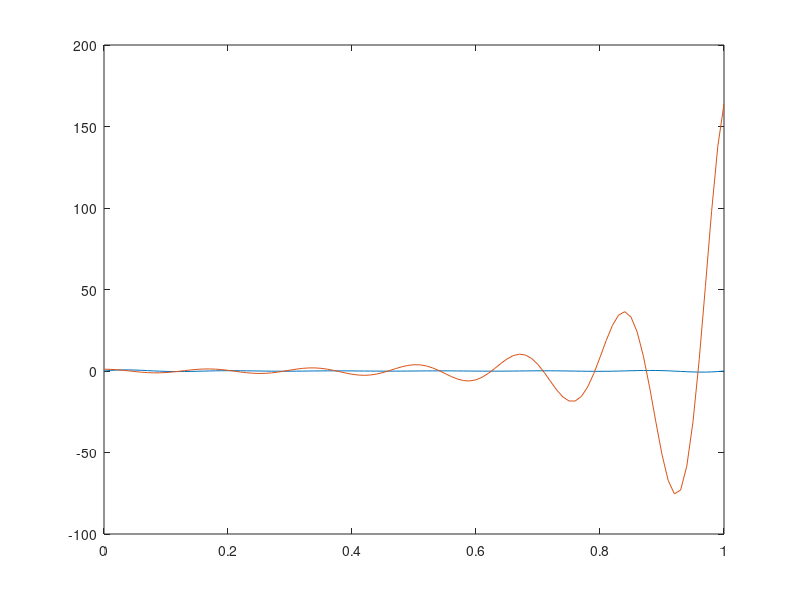
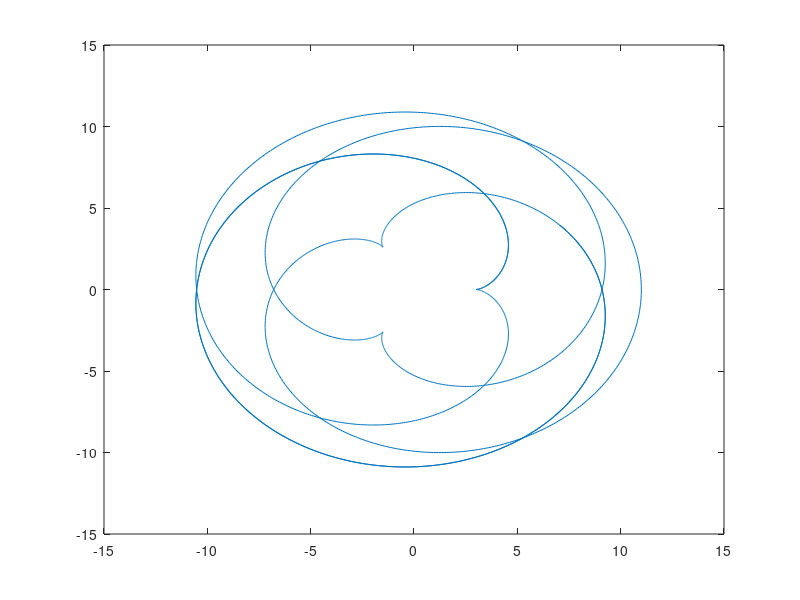
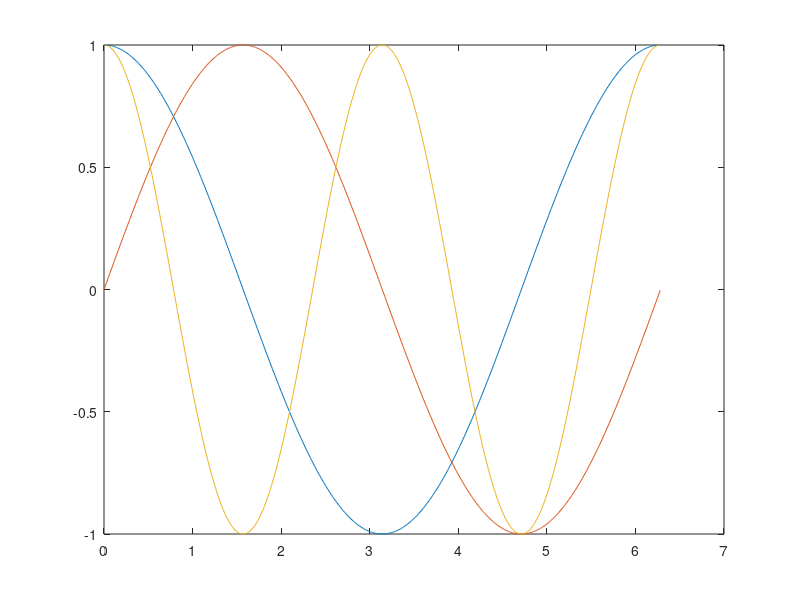
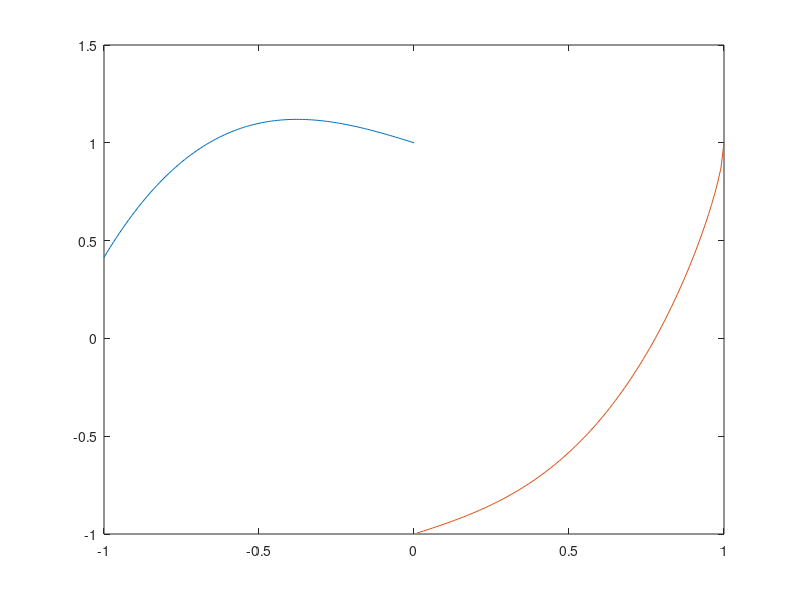

Write the MATLAB code that produced these figures, in order.
% Problem 1.2p1 = [2 -5 8];x = 2;polyval(p1,x)% Problem 2.2p2 = [1 -5 -17 21];roots(p2)% Problem 1.3figure(1)x = 0: 0.01 : 1;y1 = exp(10 * x .* (x-1)) .* sin(12 * pi * x);plot(x,y1)y2 = 3* exp((5 * x .^ 2) - 1) .* cos(12 * pi * x);hold onplot(x,y2);hold off% Problem 2.3figure(2)a = 3;b = 4;t = 0: 0.01 : 10 * pi;x = (a + b) * cos(t) - b * cos((a / b + 1) * t);y = (a + b) * sin(t) - b * sin((a / b + 1) * t);plot(x,y)%Problem 3.3figure(3)x = 0 : 0.01 : 2 * pi;y1 = cos(x);y2 = sin(x);y3 = cos(2 * x);plot(x , y1)hold onplot(x , y2)plot(x , y3)%Problem 4.3figure(4)x1 = -1 : 0.01 : 0;x2 = 0.01 : 0.01 : 1;y1 = x1 .^ 3 + sqrt(1 - x1);y2 = x2 .^ 3 - sqrt(1 - x2);plot(x1, y1)hold onplot(x2, y2)%Problem 5.3figure(5)x = 0 : 50;xEven = (1 - mod (x, 2)) .* x;xOdd = mod(x, 2) .* x;yEven = xEven / 2;yOdd = 3 * xOdd + 1;plot(xEven,yEven)hold onplot(xOdd, yOdd)%Problem 6.3n = input('Enter a value for n:');format rataux = 1+(1/(1+1));for index = 0:1:n  g = 1 + 1/aux  aux = g;end%Problem 7.3figure(7)x = -2 : 0.1 : 2;y = -4 : 0.1 : 4;[X,Y] = meshgrid(x,y);Z = exp((-(X-1/2).^2-(Y-1/2).^2));mesh(X,Y,Z)